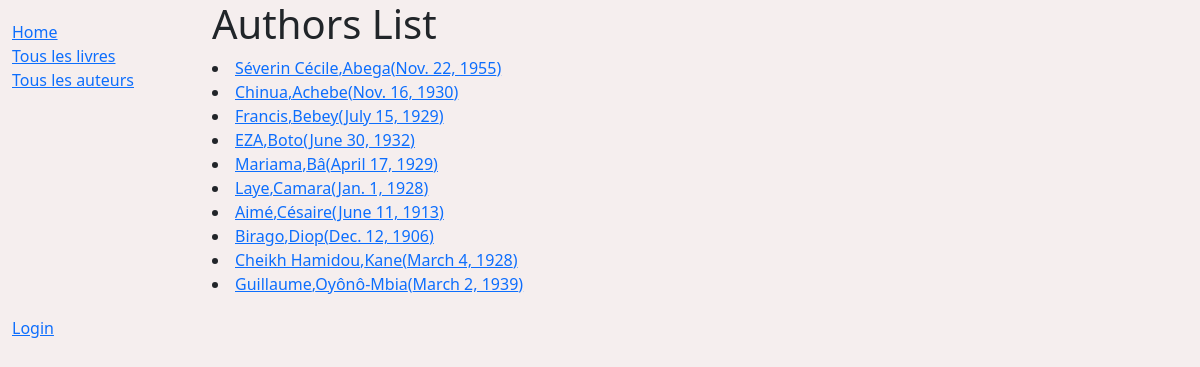
Screenshot of /catalog/authors/ with the database file from the repository.
### catalog/models.py (models this page shows, shortened)
class Author(models.Model):
    first_name= models.CharField(max_length=100)
    last_name= models.CharField(max_length=100)
    date_of_birth= models.DateField(null=True,blank=True)
    date_of_death= models.DateField('died',null=True,blank=True)
    class Meta:
        ordering =['last_name','first_name']
    def get_absolute_url(self):
        return reverse('author-detail', args=[str(self.id)])

### catalog/views.py (the view)
# urls.py: path('authors/',views.AuthorListView.as_view(),name='authors'),
class AuthorListView(generic.ListView):
    model = Author

### catalog/templates/catalog/author_list.html (shortened to what this page needs)
{% extends "generic_base.html" %}
{% block content %}
    <h1> Authors List </h1>
    {% if  author_list %}
        {% for author in author_list%}
            <li>
                <a href="{{author.get_absolute_url}}">{{author.first_name}},{{author.last_name}}({{author.date_of_birth}})</a>
            </li>
        {% endfor%}
    {% endif %}
{% endblock %}

### catalog/static/css/styles.css (style rules this page uses)
body { background-color: rgb(245, 238, 238); }

### rows the page displays
Author: first_name "Séverin Cécile", last_name "Abega", date_of_birth "Nov. 22, 1955"
Author: first_name "Chinua", last_name "Achebe", date_of_birth "Nov. 16, 1930"
Author: first_name "Francis", last_name "Bebey", date_of_birth "July 15, 1929"
Author: first_name "EZA", last_name "Boto", date_of_birth "June 30, 1932"
Author: first_name "Mariama", last_name "Bâ", date_of_birth "April 17, 1929"
Author: first_name "Laye", last_name "Camara", date_of_birth "Jan. 1, 1928"
Author: first_name "Aimé", last_name "Césaire", date_of_birth "June 11, 1913"
Author: first_name "Birago", last_name "Diop", date_of_birth "Dec. 12, 1906"
Author: first_name "Cheikh Hamidou", last_name "Kane", date_of_birth "March 4, 1928"
Author: first_name "Guillaume", last_name "Oyônô-Mbia", date_of_birth "March 2, 1939"
